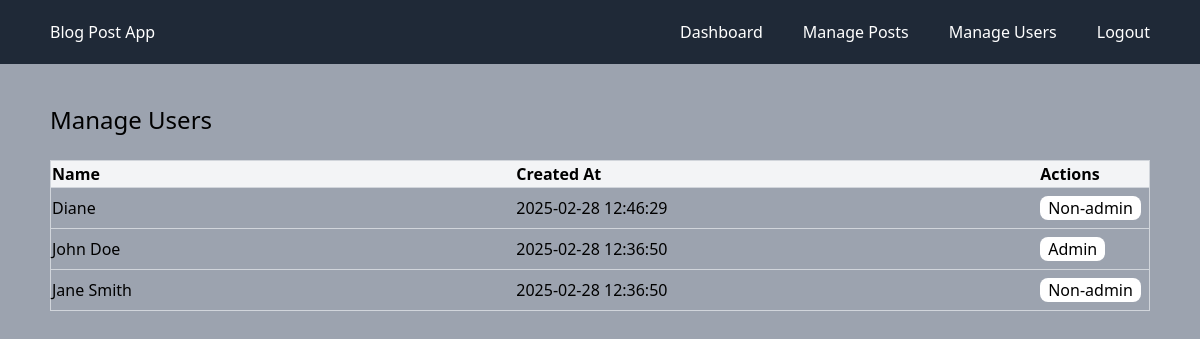
/admin/users (signed in), run on an earlier commit of the app's database.
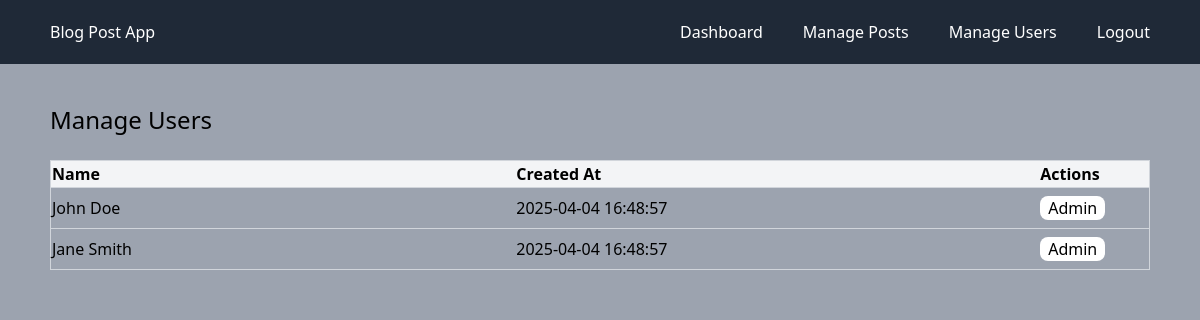
And on a later commit of the database.
### tables this page shows
CREATE TABLE users(
  id INTEGER PRIMARY KEY AUTOINCREMENT,
  name TEXT NOT NULL,
  email TEXT UNIQUE NOT NULL,
  password TEXT NOT NULL,
  role TEXT NOT NULL DEFAULT 'non-admin',
  created_at DATETIME DEFAULT CURRENT_TIMESTAMP
);

### core/View.php (called while the page is built, shortened)
<?php
class View {
  protected static $globals = [];
  public static function share(string $key, mixed $value): void {
    static::$globals[$key] = $value;
  }
  public static function render(string $template, array $data = [], ?string $layout = null): string {
    $data = [...$data, ...static::$globals];
    $content = static::renderTemplate($template, $data);
    return static::renderLayout($layout, $data, $content);
  }
  protected static function renderTemplate(string $template, array $data): string {
    extract($data);
    $path = dirname(__DIR__) . "/app/views/{$template}.php";
    require $path;
    return ob_get_clean();
  }
  protected static function renderLayout(?string $template, array $data, string $content): string {
    return ob_get_clean();
  }
}

### app/controllers/admin/PostController.php (called while the page is built, shortened)
<?php
class PostController {
  public function users() {
    $users = User::all();
    return View::render('admin/users/index', ['users' => $users], 'layout/admin');
  }
}

### core/Router.php (called while the page is built, shortened)
<?php
class Router {
  protected array $routes = [];
  protected array $globalMiddlewares = [];
  protected array $routeMiddlewares = [];
  public function add(string $method, string $uri, string $controller, array $middlewares = []): void {
    $this->routes[] = [
      'uri' => $uri,
      'method' => $method,
      'controller' => $controller,
      'middlewares' => $middlewares
    ];
  }
  public function addGlobalMiddleware(string $middleware): void {
    $this->globalMiddlewares[] = $middleware;
  }
  public function addRouteMiddleware(string $name, string $middleware): void {
    $this->routeMiddlewares[$name] = $middleware;
  }
  public function dispatch(string $uri, string $method): \Closure {
    $route = $this->findRoute($uri, $method);
    $middlewares = [
      ...$this->globalMiddlewares,
      ...array_map(fn($name) => $this->routeMiddlewares[$name], $route['middlewares']),
    ];
    return $this->runMiddleware(
      $middlewares,
      function () use($route) {
        [$controller, $action] = explode('@', $route['controller']);
        return $this->callAction($controller, $action, $route['params']);
      },
    );
  }
  protected function runMiddleware(array $middlewares, callable $target): mixed {
    $next = $target;
    foreach(array_reverse($middlewares) as $middleware) {
      $next = fn() => (new $middleware)->handle($next);
    }
    return $next();
  }
  protected function findRoute(string $uri, string $method): ?array {
    foreach($this->routes as $route) {
      $params = $this->matchRoute($route['uri'], $uri);
      if ($params !== null && $route['method'] === $method) {
        return [...$route, 'params' => $params];
      }
    }
    return null;
  }
  protected function matchRoute(string $routeUri, string $requestUri): ?array {
    $routeSegments = explode("/", trim($routeUri, "/"));
    $requestSegments = explode("/", trim($requestUri, "/"));
    if (count($routeSegments) !== count($requestSegments)) {
      return null;
    }
    $params = [];
    foreach($routeSegments as $index => $routeSegment) {
      if (str_starts_with($routeSegment, "{") && str_ends_with($routeSegment, "}")) {
        $params[trim($routeSegment, "{}")] = $requestSegments[$index];
      } elseif ($routeSegment !== $requestSegments[$index]) {
        return null;
      }
    }
    return $params;
  }
  protected function callAction(string $controller, string $action, array $params): string {
    return (new $controllerClass)->$action(...$params);
  }
}

### core/App.php (called while the page is built, shortened)
<?php
class App {
  protected static array $container = [];
  public static function bind(string $key, mixed $value): void {
    static::$container[$key] = $value;
  }
  public static function get(string $key): mixed {
    return static::$container[$key];
  }
}

### core/Model.php (called while the page is built, shortened)
<?php
abstract class Model {
  protected static $table;
  public static function all(?string $search = null, ?int $limit = null, ?int $page = null): array {
    $db = App::get('database');
    $query = 'SELECT * FROM ' . static::$table;
    $params = [];
    $query .= ' ORDER BY created_at DESC';
    return $db->fetchAll($query, $params, static::class);
  }
  public static function find(mixed $id): static|bool|null {
    $db = App::get('database');
    return $db->fetch('SELECT * FROM ' . static::$table . ' WHERE id = ?', [$id], static::class);
  }
}

### core/Database.php (called while the page is built, shortened)
<?php
class Database {
  protected $pdo;
  public function __construct(array $config) {
    try {
      $dsn = $this->createDsn($config);
      $username = $config['username'] ?? null;
      $password = $config['password'] ?? null;
      $options = $config['options'] ?? null;
      $this->pdo = new PDO($dsn, $username, $password, $options);
      $this->pdo->setAttribute(PDO::ATTR_ERRMODE, PDO::ERRMODE_EXCEPTION);
    } catch (PDOException  $e) {
      throw new Exception('Could not connect to database.');
    }
  }
  protected function createDsn(array $config): string {
    $driver = $config['driver'];
    $dbname = $config['dbname'];
    return match($driver) {
      'sqlite' => 'sqlite:' . $dbname,
      default => throw new Exception('Unsupported driver'),
    };
  }
  public function query(string $sql, array $params = []): PDOStatement {
    $stmt = $this->pdo->prepare($sql);
    $stmt->execute($params);
    return $stmt;
  }
  public function fetchAll(string $sql, array $params = [], ?string $className = null): array {
    $stmt = $this->query($sql, $params);
    return $className ? $stmt->fetchAll(PDO::FETCH_CLASS, $className) : $stmt->fetchAll(PDO::FETCH_ASSOC);
  }
  public function fetch(string $sql, array $params, ?string $className = null): mixed {
    $stmt = $this->query($sql, $params);
    $stmt->setFetchMode($className ? PDO::FETCH_CLASS : PDO::FETCH_ASSOC, $className);
    return $stmt->fetch();
  }
}

### app/services/Auth.php (called while the page is built, shortened)
<?php
class Auth {
  public static function user(): ?User {
    $userId = $_SESSION['user_id'] ?? null;
    if (!empty($userId)) {
      $user = User::find($userId);
      return $user;
    }
    $user = RememberMe::user();
    return $user;
  }
}

### app/views/admin/users/index.php (the view, shortened to what the changed rows need)
<div class="w-[1100px] my-10">
  <h2 class="text-2xl mb-6">Manage Users</h2>
  <table class="w-full border border-gray-300 border-collapse">
    <thead>
      <tr class="bg-gray-100 border border-gray-300">
        <th class="text-start w-[850px]">Name</th>
        <th class="text-start w-[950px]">Created At</th>
        <th class="text-start w-[150px]">Actions</th>
      </tr>
    </thead>
    <tbody>
      <?php foreach($users as $user): ?>
        <?php if($user->id !== App\Services\Auth::user()->id): ?>
          <tr class="border border-gray-300">
            <td><?= htmlspecialchars($user->name) ?></td>
            <td><?= htmlspecialchars($user->created_at) ?></td>
            <td class="py-2">
              <?php if($user->role === 'admin'): ?>
                <form action="/admin/users/<?= $user->id ?>/non-admin" method="POST">
                  <button class="bg-white px-2 rounded-lg" type="submit"> Non-admin</button>
                </form>
              <?php else: ?>
                <form action="/admin/users/<?= $user->id ?>/admin" method="POST">
                  <button class="bg-white px-2 rounded-lg" type="submit">Admin</button>
                </form>
              <?php endif; ?>
            </td>
          </tr>
        <?php endif; ?>
      <?php endforeach; ?>
    </tbody>
  </table>
</div>

What changed in the data, as far as the page shows it:
removed users: name "Diane", created_at "2025-02-28 12:46:29"
changed users "John Doe": created_at "2025-02-28 12:36:50" → "2025-04-04 16:48:57"
changed users "Jane Smith": created_at "2025-02-28 12:36:50" → "2025-04-04 16:48:57"; role "Non-admin" → "Admin"
